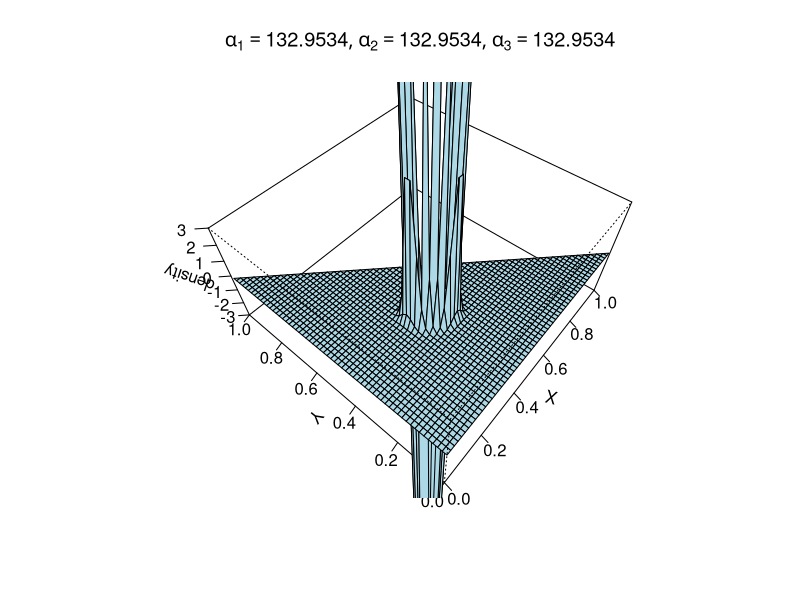
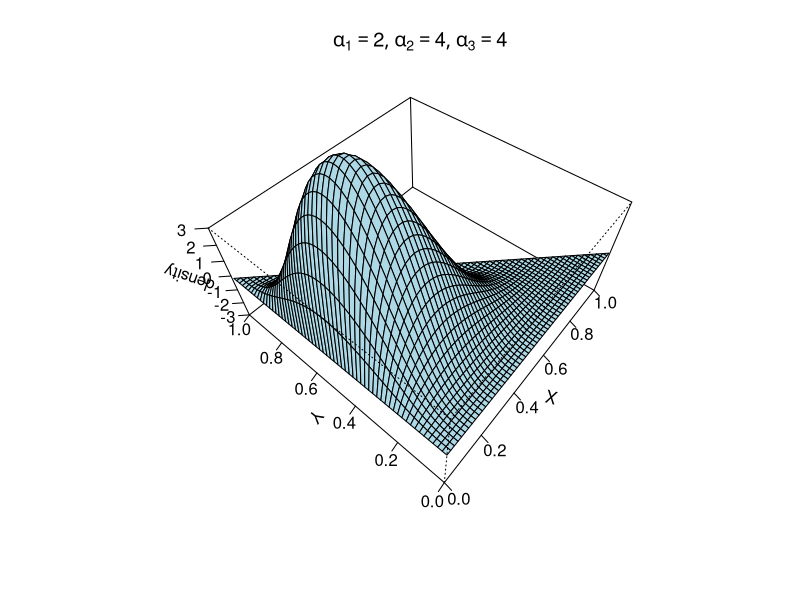
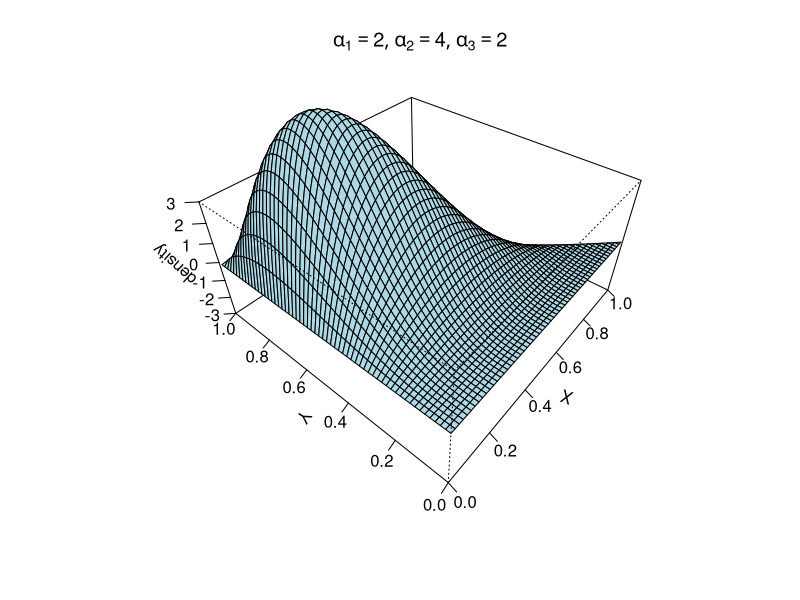
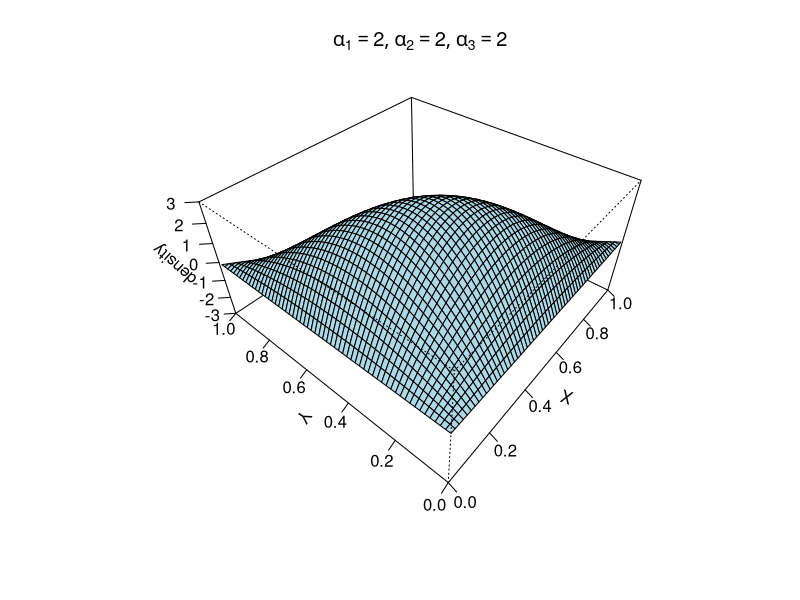
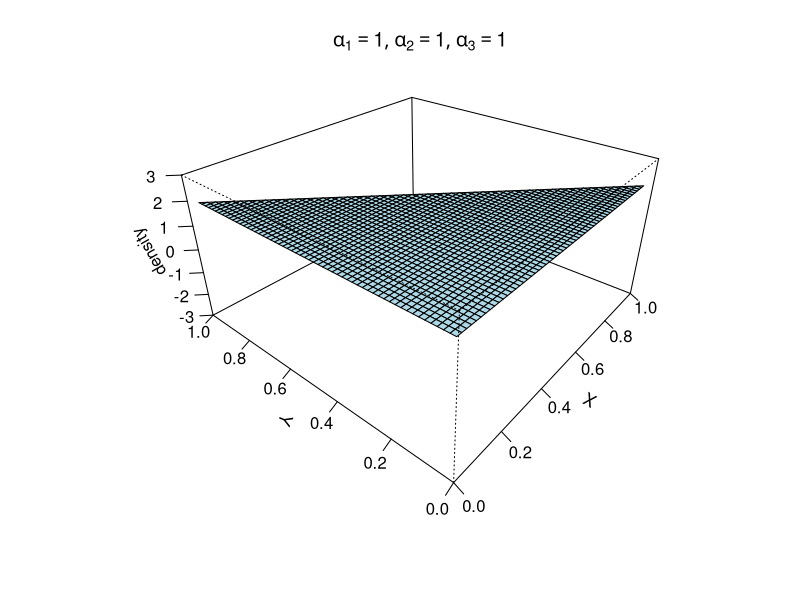
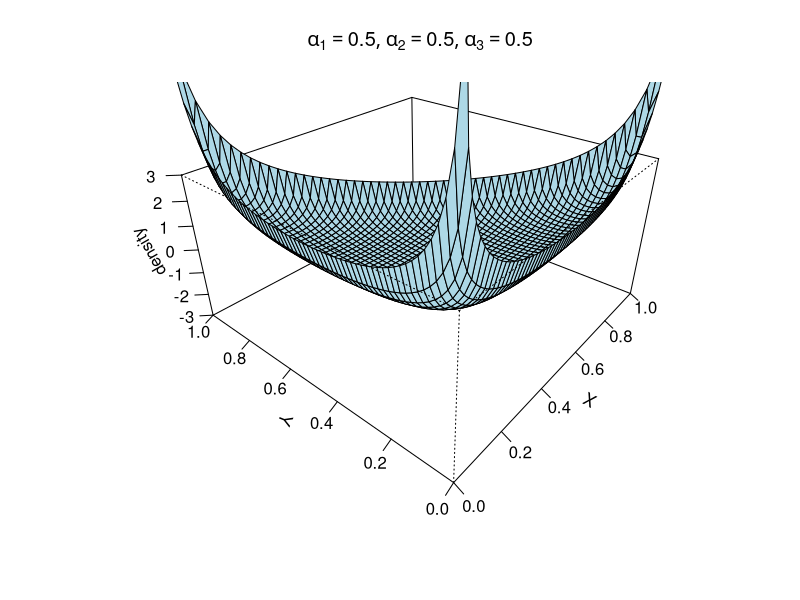

The R script that drew these images, in order: (Note: this script raises an error after producing the figures.)
library ("MCMCpack")
DiriPlotData <- function ( gridsize =100 , alpha ) {
  # needs grid interval of at least 1/100 , otherwise there will be nasty outliers on the Z side that corrupt the plot
  gridaxis <- seq (0, 1, length = gridsize )
  dens <- matrix (nr= gridsize ,nc= gridsize )
  for(x in 1: gridsize ) {
    for (y in 1: gridsize ) {
      dens [x,y] <- NA # not really necessary , is initialized as NA anyway
      # although there is a check in ddirichlet for the gridaxis to be on the simplex , we have to put in a check to avoid plotting of the saltus to the ground plane ( which does not look good )
      if (( gridaxis [x] + gridaxis [y]) < 1) dens [x,y] <-
          ddirichlet (c( gridaxis [x], gridaxis [y],(1- gridaxis [x]-
                                                     gridaxis [y])) , alpha ) }
    }
  list ( gridline = gridaxis , values = dens )
  }

DiriPersp <- function ( alph =c(2 ,3 ,2) , ...) {
  # oldpar <- par(bg = " white ")
  diridata <- DiriPlotData ( gridsize =60 , alpha = alph )
  persp ( diridata$gridline, diridata$gridline, diridata$values, zlim =c(-3,3), theta = 310, 
        expand = 0.5, col ="lightblue", ticktype ="detailed", xlab ="X", ylab ="Y", zlab ="density", ...)
  title ( main = bquote ( list ( alpha [1]==.( alph [1]) , alpha [2]==.( alph [2]) , alpha [3]==.( alph [3]) )))
  }

par( mfrow =c(3 ,2))
dev.new()
DiriPersp (c(132.9534 ,132.9534 ,132.9534) ,phi = 50)
DiriPersp (c(2 ,4 ,4) ,phi = 50)
DiriPersp (c(2 ,4 ,2) ,phi = 40)
DiriPersp (c(2 ,2 ,2) ,phi = 40)
DiriPersp (c(1 ,1 ,1) ,phi = 30)
DiriPersp (c (0.5 ,.5 ,.5) ,phi = 30)

sample_theta <- rdirichlet(n=1, alpha=rep(132,15))
entropy.plugin(sample_theta)
